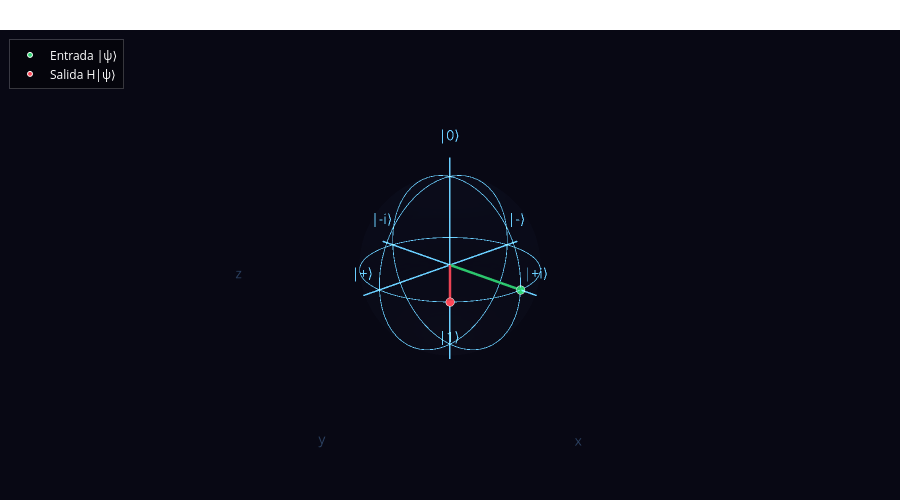

Notebook code for this chart:
### Code cell
# Ángulos
theta = np.pi/2
phi = np.pi/2

# Ket ingresado por el usuario
ket = angles_to_ket(theta, phi)
display(ket.draw(output="latex"))

# Puerta a aplicar
qc = QuantumCircuit(1)
qc.tdg(0)
display(qc.draw(output="mpl"))

# Ket resultante
ket_res = ket.evolve(qc)
display(ket_res.draw(output="latex"))

# Visualización en la esfera de Bloch
plot_bloch_sphere(ket, ket_res, "H")
